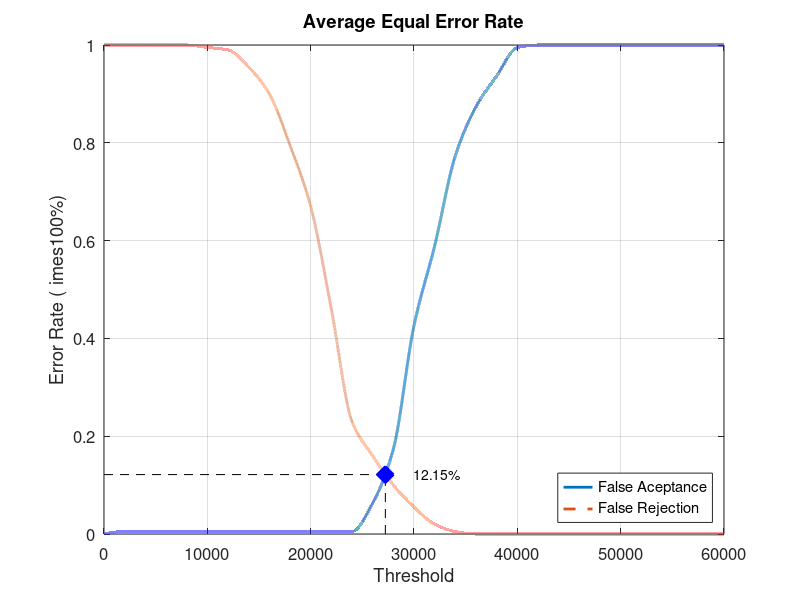
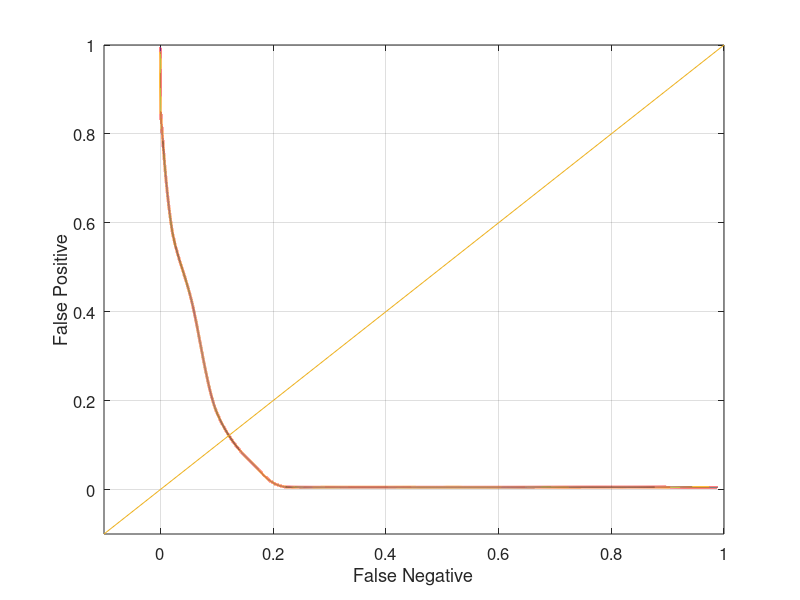

Write MATLAB code to recreate these figures, in order.
close all;
clear;
clc;
x = 0:2000:60000;
xq = 0:0.5:60000;

y0 = [0 0.00526316 0.00526316 0.00526316 0.00526316 0.00526316 0.00526316 0.00526316 0.00526316 0.00526316 0.00526316 0.00526316 0.00526316 0.0631579 0.173684 0.426316 0.589474 0.773684 0.873684 0.936842 0.994737 1 1 1 1 1 1 1 1 1 1]
yy0 = interp1(x, y0, xq, 'pchip');
y1 = [1 1 1 1 1 0.995 0.99 0.955 0.9 0.795 0.67 0.46 0.23 0.16 0.1 0.055 0.02 0.005 0 0 0 0 0 0 0 0 0 0 0 0 0]
yy1 = interp1(x, y1, xq, 'pchip');

% Calculating EER: 
y2 = abs(y0 - y1);
find(y2 == min(y2))
yy2 = abs(yy0 - yy1);
xEER = find(yy2 == min(yy2));
xEERIndex = xq(xEER) % X-axis EER
yEER = yy0(xEER) % Y-axis EER

main = figure
plot(xq, yy0,'-','LineWidth', 2);	hold on
plot(xq, yy1,'--','LineWidth', 2);	hold on
plot([xEERIndex xEERIndex], [0 yEER], 'k--');	hold on
plot([0 xEERIndex], [yEER yEER], 'k--');	hold on
plot(xEERIndex, yEER, 'bx', 'LineWidth', 10);	hold on
text(xEERIndex + 10 * xEERIndex / 100, yEER, [num2str(round((10000 * yEER)) / 100) '%'])
legend('False Aceptance', 'False Rejection', 'Location', 'SouthEast')
xlabel('Threshold')
ylabel('Error Rate (	imes100%)')
title('Average Equal Error Rate')
set(gca, 'FontSize', 12)
axis([0 60000 0 1])
grid on

print(main, 'Database4_1Main', '-dpng');
FNRxFPR = figure('Color', [1 1 1]);
plot(yy1, yy0, '-', yy1, yy0, 'LineWidth', 2);
hold on
y = -0.1:0.1:1
plot(y, y); 
set(gca, 'FontSize', 12)
xlabel('False Negative')
ylabel('False Positive')
axis([-0.1 1 -0.1 1])
set(gca, 'FontSize', 12)
grid on

print(FNRxFPR, 'Database4_1FNRxFPR','-dpng');
